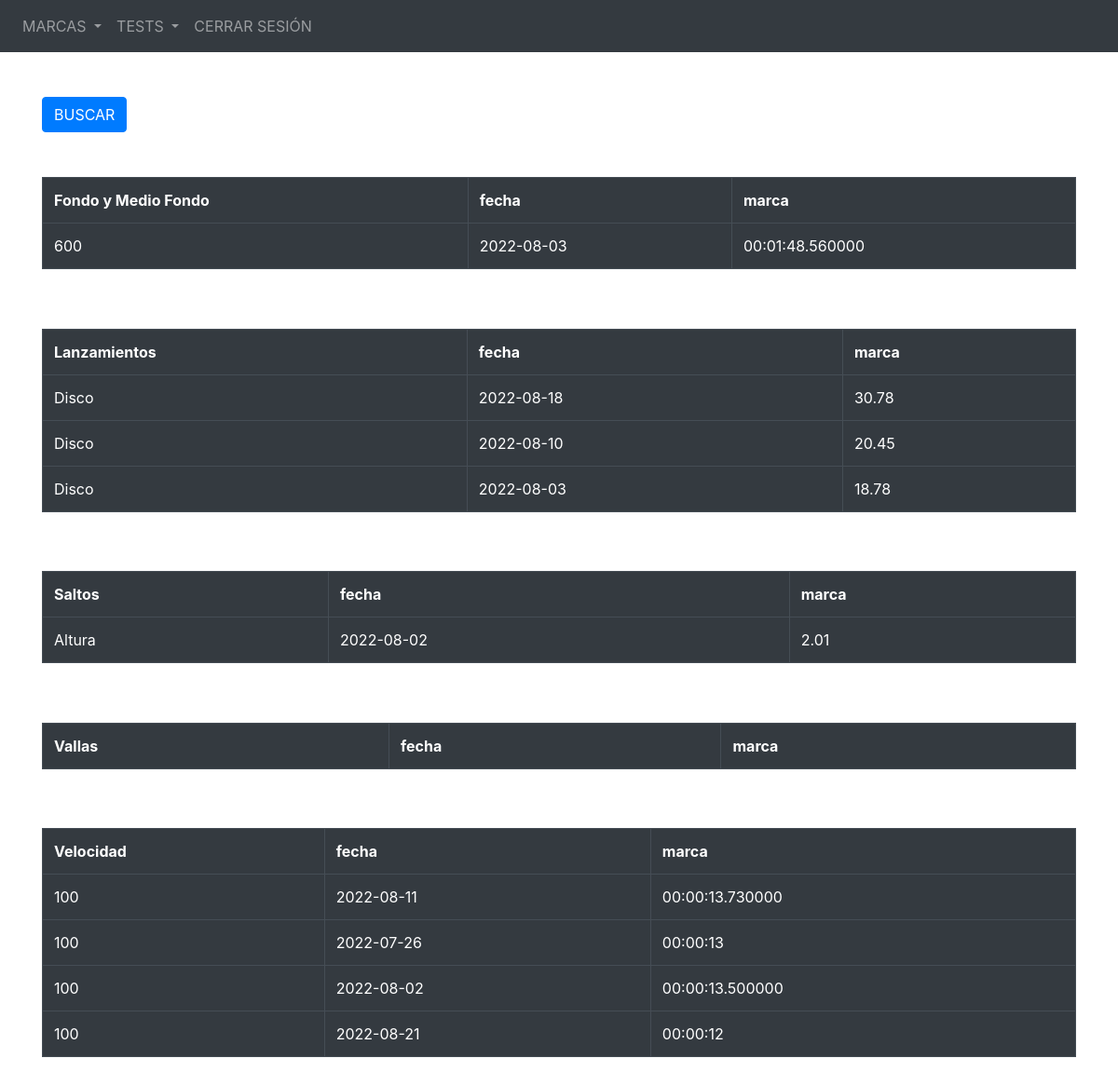
/view_all_marks (signed in), run on the app's committed database.
### webside/models/User.py (models this page shows)
class Marca(db.Model):
    id = db.Column(db.Integer, primary_key=True)
    sector = db.Column(db.String(10000))
    disciplina = db.Column(db.String(10000))
    date = db.Column(db.Date)
    meters = db.Column(db.Float)
    time = db.Column(db.Time)
    user_id = db.Column(db.Integer, db.ForeignKey('user_register.id'))

### webside/views.py (the view)
@views.route('/view_all_marks', methods=['POST', 'GET'])
@login_required
def view_all_marks():
    if request.method == 'POST':
            id = request.form.get('cod_usuario')
            all_marks = Marca.query.filter_by(user_id = id).all()
            return render_template("view_all_marks.html", User_register=current_user, marks = all_marks)
    all_marks = Marca.query.filter_by(user_id = current_user.id).all()
    return render_template("view_all_marks.html", User_register=current_user, marks = all_marks)

### webside/__init__.py (called while the page is built)
def create_app():
    app = Flask(__name__)
    app.config['SECRET_KEY'] = 'admin'
    app.config['SQLALCHEMY_DATABASE_URI'] = f'sqlite:///{DB_NAME}'
    db.init_app(app)
    from .views import  views
    app.register_blueprint(views, url_prefix= '/')
    create_database(app)
    from .models.User import User_register
    login_manager = LoginManager()
    login_manager.login_view = 'views.home'
    login_manager.init_app(app)
    @login_manager.user_loader
    def load_user(id):
        return User_register.query.get(int(id))
    return app

### webside/templates/view_all_marks.html (shortened to what this page needs)
{% extends "base.html" %}{% block title %} VIEW ALL {% endblock %} {% block content%}
<!DOCTYPE html>
<html>
    <body>
        <br><br>
        <button class="btn btn-primary"> BUSCAR </button>
        <br>        <br><br>
        <table class="table table-bordered table-dark" >
            <tr>
            <th>Fondo y Medio Fondo</th>
            <th>fecha</th>
            <th>marca</th>
            </tr>
            {% for x in marks  %}
            <tr>
                {% if x.sector == "Fondo / Medio Fondo" %}
                <td>{{x.disciplina}} </td>
                <td>{{x.date}}</td>
                <td>{{x.time}}</td>
                {% endif %}
            </tr>
            {% endfor %}
        </table>
        <br><br>
        <table class="table table-bordered table-dark" >
            <tr>
              <th>Lanzamientos</th>
              <th>fecha</th>
              <th>marca</th>
            </tr>
            {% for x in marks  %}
            <tr>
                {% if x.sector == "Lanzamientos" %}
                <td>{{x.disciplina}} </td>
                <td>{{x.date}}</td>
                <td>{{x.meters}}</td>
                {% endif %}
            </tr>
            {% endfor %}
          </table>
          <br><br>
          <table class="table table-bordered table-dark" >
              <tr>
              <th>Saltos</th>
              <th>fecha</th>
              <th>marca</th>
              </tr>
              {% for x in marks  %}
              <tr>
                  {% if x.sector == "Saltos" %}
                  <td>{{x.disciplina}} </td>
                  <td>{{x.date}}</td>
                  <td>{{x.meters}}</td>
                  {% endif %}
              </tr>
              {% endfor %}
          </table>
          <br><br>
          <table class="table table-bordered table-dark" >
              <tr>
              <th>Vallas</th>
              <th>fecha</th>
              <th>marca</th>
              </tr>
          </table>
          <br><br>
          <table class="table table-bordered table-dark" >
              <tr>
              <th>Velocidad</th>
              <th>fecha</th>
              <th>marca</th>
              </tr>
              {% for x in marks  %}
              <tr>
                  {% if x.sector == "Velocidad" %}
                  <td>{{x.disciplina}} </td>
                  <td>{{x.date}}</td>
                  <td>{{x.time}}</td>
                  {% endif %}
              </tr>
              {% endfor %}
          </table>
    </body>
</html>
{% endblock %}

### webside/templates/base.html (shortened to what this page needs)
<!DOCTYPE html>
<html>
  <head>
    <link
      rel="stylesheet"
      href="https://stackpath.bootstrapcdn.com/bootstrap/4.4.1/css/bootstrap.min.css"
    />
    <link rel="stylesheet" type="text/css" href="https://cdn.jsdelivr.net/npm/daterangepicker/daterangepicker.css" />
  </head>
  <body>
    <nav class="navbar navbar-expand-lg navbar-dark bg-dark" id="menuPrincipal" >
      <div class="collapse navbar-collapse" id="navbar">
        <div class="navbar-nav">
          {% if User_register.is_authenticated %}
          <li class="nav-item dropdown">
            <a class="nav-link dropdown-toggle" href="#"  role="button" data-toggle="dropdown" aria-haspopup="true" aria-expanded="false">
              MARCAS
            </a>
          </li>
          <li class="nav-item dropdown">
            <a class="nav-link dropdown-toggle" href="#" role="button" data-toggle="dropdown" aria-haspopup="true" aria-expanded="false">
              TESTS
            </a>
          </li>
          <a class="nav-item nav-link" id="logout" href="/logout">CERRAR SESIÓN</a>
          {% endif %}
        </div>
      </div>
    </nav>
    <div class="container">{% block content %} {% endblock %}</div>
  </body>
</html>

### data on the page
Marca: disciplina "600", date "2022-08-03", time "00:01:48.560000"
Marca: disciplina "Disco", date "2022-08-18", meters "30.78"
Marca: disciplina "Disco", date "2022-08-10", meters "20.45"
Marca: disciplina "Disco", date "2022-08-03", meters "18.78"
Marca: disciplina "Altura", date "2022-08-02", meters "2.01"
Marca: disciplina "100", date "2022-08-11", time "00:00:13.730000"
Marca: disciplina "100", date "2022-07-26", time "00:00:13"
Marca: disciplina "100", date "2022-08-02", time "00:00:13.500000"
Marca: disciplina "100", date "2022-08-21", time "00:00:12"
